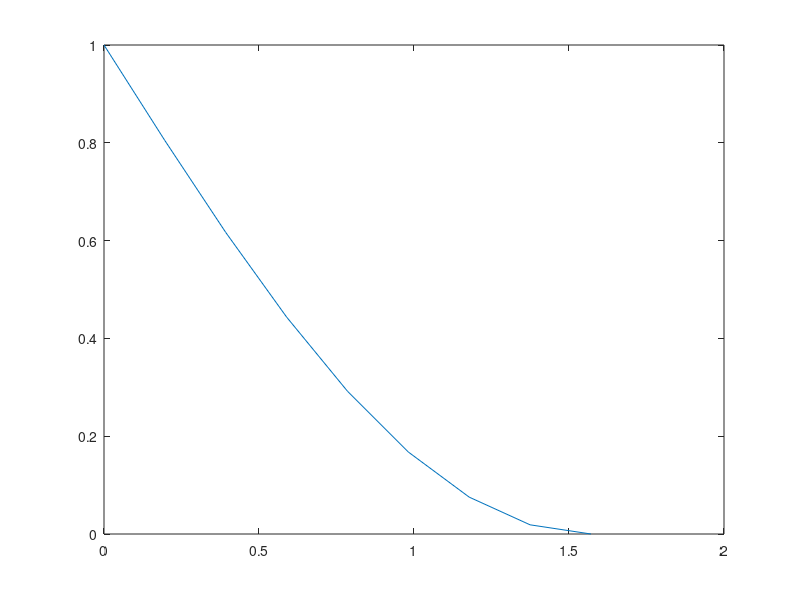

This chart was generated by the following MATLAB code:
% Question 3

n = 8;
h = pi / (2*n);

A = zeros(n+1, n+1);        % initialising matrix A
B = zeros(1, n+1);          % initialising matrix B

A(1,1) = 1;
A(n+1, n+1) = 1;
B(1) = 1;
B(n+1) = 0;

for i = 2 : n
    xi = (i-1)*h;
    A(i, i-1) = 1;    % coefficient of y(i-1) was 1
    A(i, i) = h*h - 2;   % coefficient of y(i) was (delta(x)^2) - 2
    A(i, i+1) = 1;    % coefficient of y(i+1) was 1
    B(i) = h*h;   % constant term was (delta(x)^2)
end

final_ys = A\B';       % these are approximated values of y from finite difference method


disp("Approximate values are :- ")
disp(final_ys')
final_xs = zeros(1, n+1);

for i = 1 : n+1
    final_xs(i) = (i-1)*h;
    disp(['Value at x = ', num2str((i-1)*h), ' is :- ', num2str(final_ys(i))]);
end

plot(final_xs, final_ys);

% we got the values of coefficients of y(i-1), y(i), y(i+1) and the
% constant term by solving the following equation :- 

% ( y(i+1) - 2*y(i) + y(i-1) / delta(x)^2 ) + y = 1

